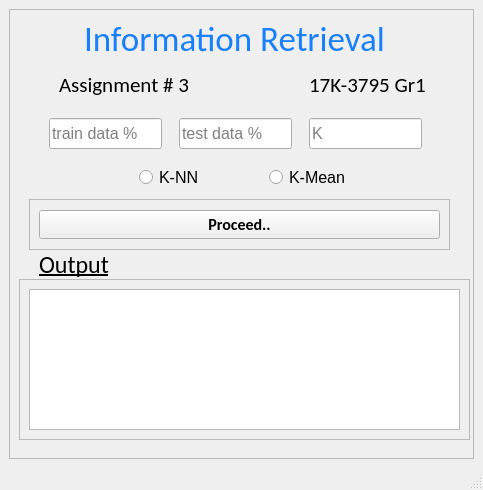
<?xml version="1.0" encoding="UTF-8"?>
<ui version="4.0">
 <class>MainWindow</class>
 <widget class="QMainWindow" name="MainWindow">
  <property name="geometry">
   <rect>
    <x>0</x>
    <y>0</y>
    <width>483</width>
    <height>490</height>
   </rect>
  </property>
  <property name="windowTitle">
   <string>Query Solver</string>
  </property>
  <property name="windowIcon">
   <iconset>
    <normaloff>if_chart02_64_201480.ico</normaloff>if_chart02_64_201480.ico</iconset>
  </property>
  <widget class="QWidget" name="centralwidget">
   <layout class="QGridLayout" name="gridLayout_2">
    <item row="0" column="1">
     <widget class="QFrame" name="frame_3">
      <property name="frameShape">
       <enum>QFrame::StyledPanel</enum>
      </property>
      <property name="frameShadow">
       <enum>QFrame::Raised</enum>
      </property>
      <widget class="QFrame" name="frame_2">
       <property name="geometry">
        <rect>
         <x>20</x>
         <y>190</y>
         <width>421</width>
         <height>51</height>
        </rect>
       </property>
       <property name="frameShape">
        <enum>QFrame::StyledPanel</enum>
       </property>
       <property name="frameShadow">
        <enum>QFrame::Raised</enum>
       </property>
       <layout class="QGridLayout" name="gridLayout_3">
        <item row="0" column="1">
         <widget class="QPushButton" name="pushButton_get_input">
          <property name="font">
           <font>
            <family>Calibri</family>
            <pointsize>12</pointsize>
            <weight>75</weight>
            <bold>true</bold>
           </font>
          </property>
          <property name="text">
           <string>Proceed..</string>
          </property>
         </widget>
        </item>
       </layout>
      </widget>
      <widget class="QLabel" name="label">
       <property name="geometry">
        <rect>
         <x>0</x>
         <y>0</y>
         <width>451</width>
         <height>61</height>
        </rect>
       </property>
       <property name="minimumSize">
        <size>
         <width>0</width>
         <height>0</height>
        </size>
       </property>
       <property name="sizeIncrement">
        <size>
         <width>0</width>
         <height>0</height>
        </size>
       </property>
       <property name="font">
        <font>
         <family>Calibri</family>
         <pointsize>26</pointsize>
         <weight>50</weight>
         <bold>false</bold>
        </font>
       </property>
       <property name="text">
        <string>&lt;html&gt;&lt;head/&gt;&lt;body&gt;&lt;p align=&quot;center&quot;&gt;&lt;span style=&quot; color:#1880ff;&quot;&gt;Information Retrieval&lt;/span&gt;&lt;/p&gt;&lt;/body&gt;&lt;/html&gt;</string>
       </property>
       <property name="alignment">
        <set>Qt::AlignCenter</set>
       </property>
       <property name="openExternalLinks">
        <bool>false</bool>
       </property>
      </widget>
      <widget class="QFrame" name="frame">
       <property name="geometry">
        <rect>
         <x>10</x>
         <y>270</y>
         <width>451</width>
         <height>161</height>
        </rect>
       </property>
       <property name="frameShape">
        <enum>QFrame::StyledPanel</enum>
       </property>
       <property name="frameShadow">
        <enum>QFrame::Raised</enum>
       </property>
       <widget class="QTableWidget" name="tableWidget">
        <property name="geometry">
         <rect>
          <x>10</x>
          <y>10</y>
          <width>431</width>
          <height>141</height>
         </rect>
        </property>
        <property name="font">
         <font>
          <family>Calibri</family>
          <pointsize>12</pointsize>
         </font>
        </property>
       </widget>
      </widget>
      <widget class="QLabel" name="label_2">
       <property name="geometry">
        <rect>
         <x>30</x>
         <y>240</y>
         <width>231</width>
         <height>31</height>
        </rect>
       </property>
       <property name="font">
        <font>
         <family>Calibri</family>
         <pointsize>18</pointsize>
         <weight>50</weight>
         <bold>false</bold>
         <underline>true</underline>
        </font>
       </property>
       <property name="toolTip">
        <string>&lt;html&gt;&lt;head/&gt;&lt;body&gt;&lt;p align=&quot;center&quot;&gt;&lt;br/&gt;&lt;/p&gt;&lt;/body&gt;&lt;/html&gt;</string>
       </property>
       <property name="text">
        <string>Output</string>
       </property>
      </widget>
      <widget class="QLabel" name="label_3">
       <property name="geometry">
        <rect>
         <x>50</x>
         <y>60</y>
         <width>151</width>
         <height>31</height>
        </rect>
       </property>
       <property name="font">
        <font>
         <family>Calibri</family>
         <pointsize>16</pointsize>
        </font>
       </property>
       <property name="text">
        <string>Assignment # 3</string>
       </property>
      </widget>
      <widget class="QLabel" name="label_4">
       <property name="geometry">
        <rect>
         <x>300</x>
         <y>60</y>
         <width>131</width>
         <height>31</height>
        </rect>
       </property>
       <property name="font">
        <font>
         <family>Calibri</family>
         <pointsize>16</pointsize>
        </font>
       </property>
       <property name="text">
        <string>17K-3795 Gr1</string>
       </property>
      </widget>
      <widget class="QLineEdit" name="lineEdit">
       <property name="geometry">
        <rect>
         <x>40</x>
         <y>109</y>
         <width>113</width>
         <height>31</height>
        </rect>
       </property>
       <property name="font">
        <font>
         <pointsize>12</pointsize>
        </font>
       </property>
       <property name="placeholderText">
        <string>train data %</string>
       </property>
      </widget>
      <widget class="QLineEdit" name="lineEdit_2">
       <property name="geometry">
        <rect>
         <x>170</x>
         <y>109</y>
         <width>113</width>
         <height>31</height>
        </rect>
       </property>
       <property name="font">
        <font>
         <pointsize>12</pointsize>
        </font>
       </property>
       <property name="placeholderText">
        <string>test data %</string>
       </property>
      </widget>
      <widget class="QLineEdit" name="lineEdit_3">
       <property name="geometry">
        <rect>
         <x>300</x>
         <y>109</y>
         <width>113</width>
         <height>31</height>
        </rect>
       </property>
       <property name="font">
        <font>
         <pointsize>12</pointsize>
        </font>
       </property>
       <property name="text">
        <string/>
       </property>
       <property name="placeholderText">
        <string>K</string>
       </property>
      </widget>
      <widget class="QRadioButton" name="radioButton">
       <property name="geometry">
        <rect>
         <x>130</x>
         <y>160</y>
         <width>82</width>
         <height>17</height>
        </rect>
       </property>
       <property name="font">
        <font>
         <pointsize>12</pointsize>
        </font>
       </property>
       <property name="text">
        <string>K-NN</string>
       </property>
      </widget>
      <widget class="QRadioButton" name="radioButton_2">
       <property name="geometry">
        <rect>
         <x>260</x>
         <y>160</y>
         <width>82</width>
         <height>17</height>
        </rect>
       </property>
       <property name="font">
        <font>
         <pointsize>12</pointsize>
        </font>
       </property>
       <property name="text">
        <string>K-Mean</string>
       </property>
      </widget>
      <zorder>label_2</zorder>
      <zorder>frame_2</zorder>
      <zorder>label</zorder>
      <zorder>frame</zorder>
      <zorder>label_3</zorder>
      <zorder>label_4</zorder>
      <zorder>lineEdit</zorder>
      <zorder>lineEdit_2</zorder>
      <zorder>lineEdit_3</zorder>
      <zorder>radioButton</zorder>
      <zorder>radioButton_2</zorder>
     </widget>
    </item>
   </layout>
  </widget>
  <widget class="QMenuBar" name="menubar">
   <property name="geometry">
    <rect>
     <x>0</x>
     <y>0</y>
     <width>483</width>
     <height>21</height>
    </rect>
   </property>
  </widget>
  <widget class="QStatusBar" name="statusbar"/>
 </widget>
 <resources/>
 <connections/>
</ui>
